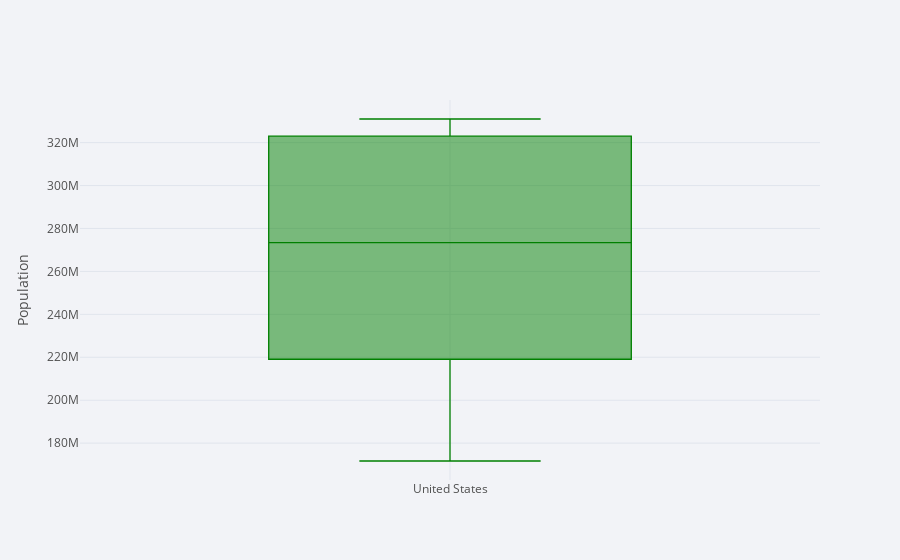

Notebook code cell kept with this figure:
### Markdown cell above
## Single Boxplot

### Code cell
df_population['United States'].iplot(kind='box', color='green', 
                                     yTitle='Population', theme='polar')

### Figure 1 — Plotly figure (JSON) as saved in the notebook; plotly's stock layout.template omitted (floating-point values rounded to 4 significant figures)
{"data": [{"boxpoints": false, "line": {"width": 1.3}, "marker": {"color": "rgba(0, 128, 0, 1.0)"}, "name": "United States", "orientation": "v", "type": "box", "y": [171685336, 186720571, 199733676, 209513341, 219081251, 229476354, 240499825, 252120309, 265163745, 281710909, 294993511, 309011475, 320878310, 323015995, 325084756, 327096265, 329064917, 331002651]}], "layout": {"legend": {"bgcolor": "#F2F3F7", "font": {"color": "#505050"}}, "paper_bgcolor": "#F2F3F7", "plot_bgcolor": "#F2F3F7", "title": {"font": {"color": "#484848"}}, "xaxis": {"gridcolor": "#E1E5ED", "showgrid": true, "tickfont": {"color": "#505050"}, "title": {"font": {"color": "#505050"}, "text": ""}, "zerolinecolor": "#E1E5ED"}, "yaxis": {"gridcolor": "#E1E5ED", "showgrid": true, "tickfont": {"color": "#505050"}, "title": {"font": {"color": "#505050"}, "text": "Population"}, "zerolinecolor": "#E1E5ED"}}}
